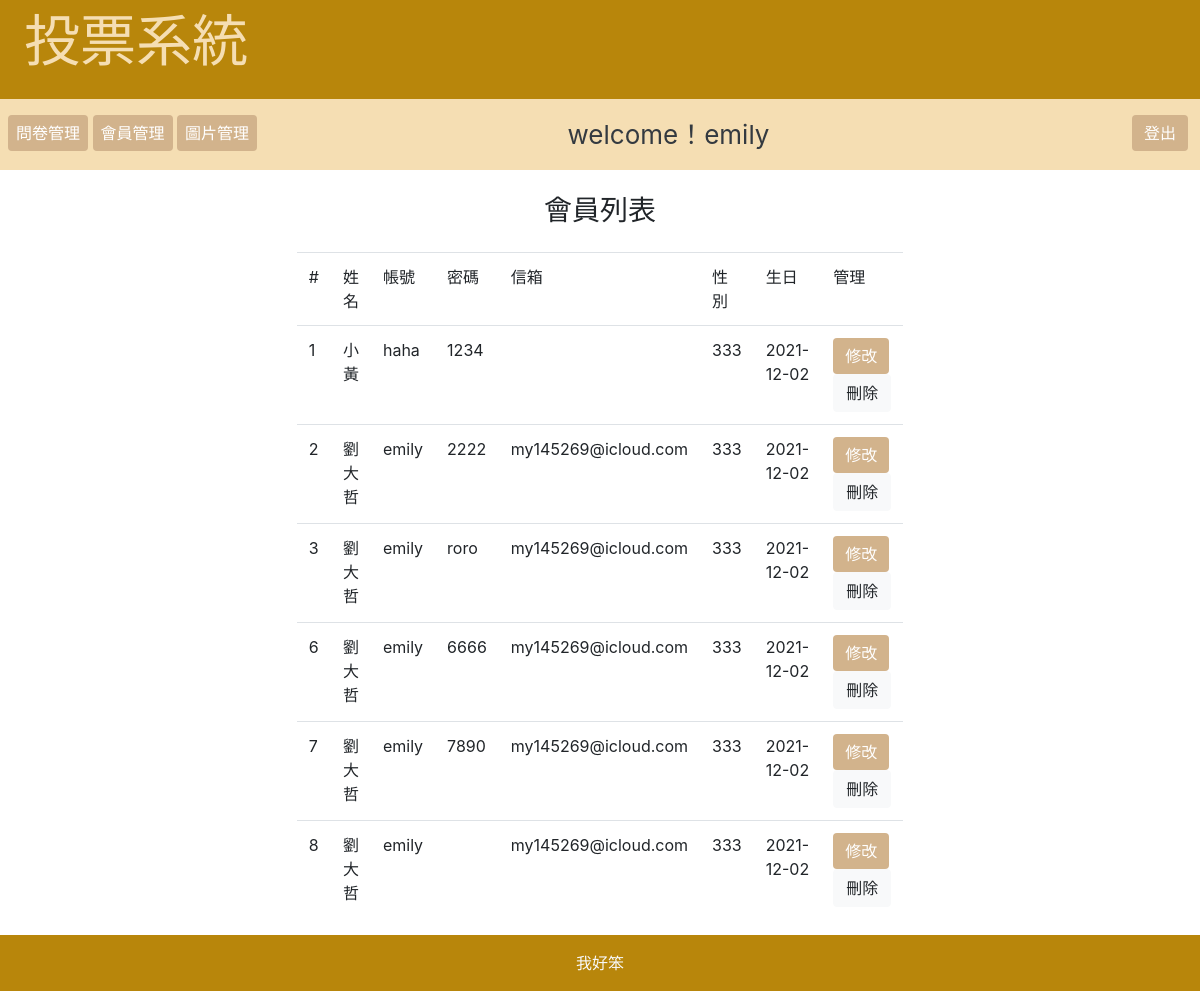
Screenshot of /back/index.php?do=member (signed in) with the database file from the repository.
### tables this page shows
CREATE TABLE `users` (
  `id` int(11) UNSIGNED NOT NULL,
  `account` varchar(12) NOT NULL,
  `password` varchar(12) NOT NULL,
  `email` varchar(24) NOT NULL,
  `name` varchar(12) NOT NULL,
  `gender` varchar(10) NOT NULL,
  `birthday` date NOT NULL
);

### api/db.php (called while the page is built, shortened)
<?php
    $dsn="mysql:host=localhost;charset=utf8;dbname=mypolling";
    $pdo=new PDO($dsn,'root','');
function all($table,...$arg){
    global $pdo;
    $sql="SELECT * FROM `$table` ";
    $rows=$pdo->query($sql)->fetchAll(PDO::FETCH_ASSOC);
    return $rows;
}
?>

### back/member.php (the view, shortened to what this page needs)
<table class="table table-hover">
<div class="col-md-9 m-auto ml-3  ">
<h3 class="text-center">會員列表</h3>
<table class="table ml-5 m-auto  " style="width: 600px;">
    <tr>
        <td>#</td>
        <td>姓名</td>
        <td>帳號</td>
        <td>密碼</td>
        <td>信箱</td>
        <td>性別</td>
        <td>生日</td>
        <td>管理</td>
    </tr>
<?php
$rows=all('users');
foreach($rows as $row){
echo "<tr>";
echo "<td>";
echo ($row['id']);
echo "</td>";
echo "<td>{$row['name']}</td>";
echo "<td>{$row['account']}</td>";
echo "<td>{$row['password']}</td>";
echo "<td>{$row['email']}</td>";
echo "<td>{$row['gender']}</td>";
echo "<td>{$row['birthday']}</td>";
echo "<td>";
echo "<a class='btn btn-info' href='../api/edit_member.php?id={$row['id']}'>修改</a>";
echo "<a class='btn btn-light ' href='../api/del_member.php?id={$row['id']}'>刪除</a>";
 echo "</tr>";
}
?>
</table>
</div>
</div>

### back/index.php (style rules this page uses)
.btn-info { background:#855600; background:#d2b38c; border:none; }

### rows the page displays
users: id "1", name "小黃", account "haha", password "1234", gender "333", birthday "2021-12-02"
users: id "2", name "劉大哲", account "emily", password "2222", email "my145269@icloud.com", gender "333", birthday "2021-12-02"
users: id "3", name "劉大哲", account "emily", password "roro", email "my145269@icloud.com", gender "333", birthday "2021-12-02"
users: id "6", name "劉大哲", account "emily", password "6666", email "my145269@icloud.com", gender "333", birthday "2021-12-02"
users: id "7", name "劉大哲", account "emily", password "7890", email "my145269@icloud.com", gender "333", birthday "2021-12-02"
users: id "8", name "劉大哲", account "emily", email "my145269@icloud.com", gender "333", birthday "2021-12-02"

### other values shown
$_SESSION['user'] "emily"
